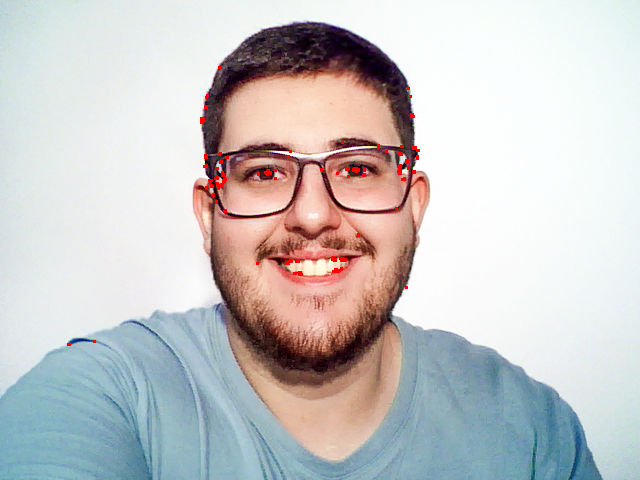
#> input picture labs/lab6/lab6a/adinan.png, 640 x 480 px, found by its file name
$ python lab4_opencv.py
#> lines starting #> are read from the running program, lines starting #| are printed output that depends on the picture
import cv2 as cv
import os
from matplotlib import pyplot as plt
images = ['adinan.png', 'enzo.png', 'giovanna.png', 'randre.png']

for image in images:
    img = cv.imread(f'./images/{image}', cv.IMREAD_GRAYSCALE)
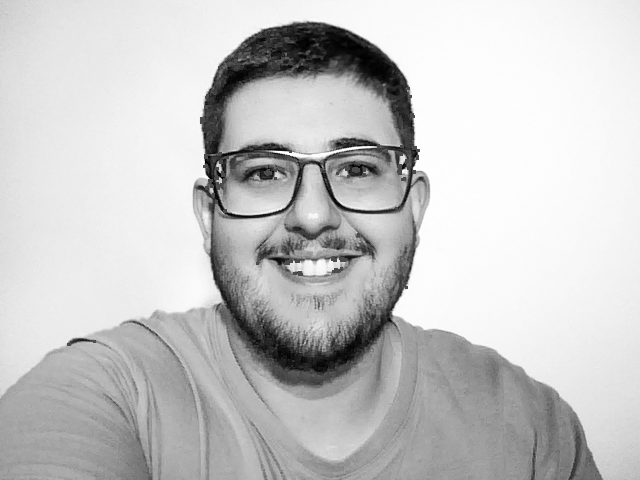
#> img: shape (480, 640); min 0, max 255, mean 198.7
    assert img is not None, "file could not be read, check with os.path.exists()"
    hist = cv.calcHist([img],[0],None,[256],[0,256])
#> hist = 256 values, max 12662 at index 253, min 45 at index 0, mean 1200
    cdf = hist.cumsum()
#> cdf = 256 values from 45 to 307200
    cdf_normalized = cdf * float(hist.max()) / cdf.max()
#> cdf_normalized = 256 values from 1.85 to 12662
    plt.plot(cdf_normalized, color = 'b')
    plt.hist(img.flatten(),256,[0,256], color = 'r')
    plt.xlim([0,256])
    plt.legend(('cdf','histogram'), loc = 'upper left')
    plt.savefig(f"{os.getcwd()}/labs/lab4/hist_{image.split('.')[0]}.pdf", bbox_inches='tight', dpi=300)
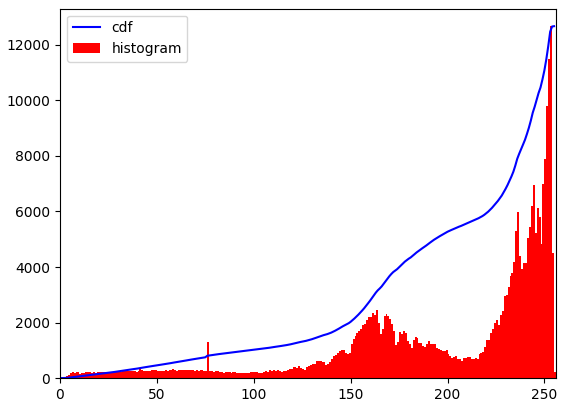
#> figure drawn by matplotlib, 1 panel; tallest bar 12662 high, from x = 253 to 254; curve peaks at x = 255, y = 12662
    plt.show()
#> pass 2 of the loop `for image in images:`:
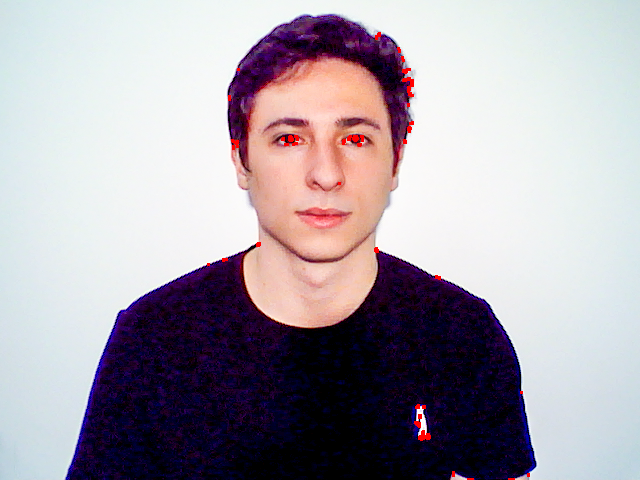
#> input picture labs/lab6/lab6a/enzo.png, 640 x 480 px, found by its file name
#> `img = cv.imread(f'./images/{image}', cv.IMREAD_GRAYSCALE)`:
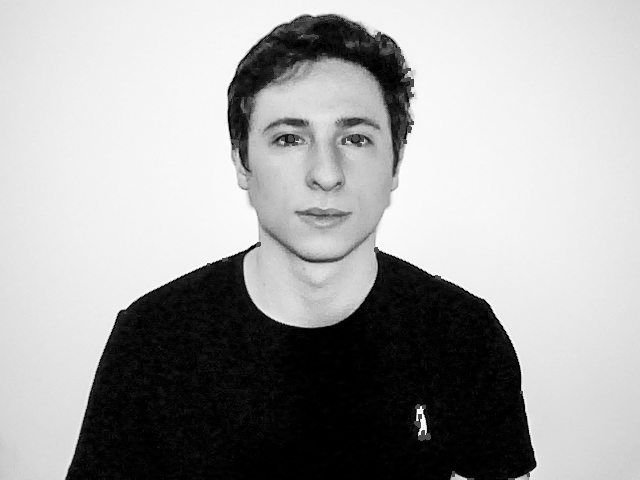
#> img: shape (480, 640); min 0, max 253, mean 163.5
#> hist = 256 values, max 12659 at index 0, min 0 at index 254, mean 1200
#> cdf = 256 values from 12659 to 307200
#> cdf_normalized = 256 values from 521.6 to 12659
#> `plt.savefig(f"{os.getcwd()}/labs/lab4/hist_{image.split('.')[0]}.pdf",..`:
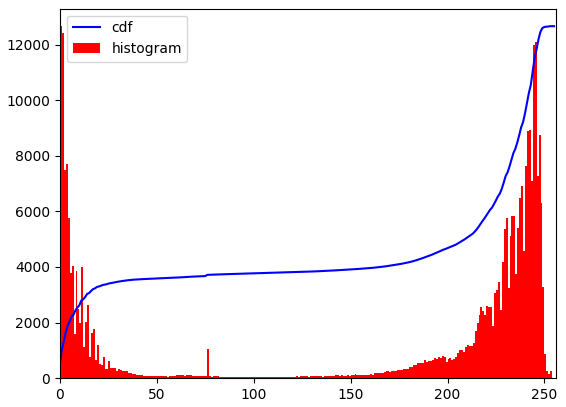
#> figure drawn by matplotlib, 1 panel; tallest bar 12659 high, from x = 0 to 1; curve peaks at x = 253, y = 12659
#> pass 3 of the loop `for image in images:`:
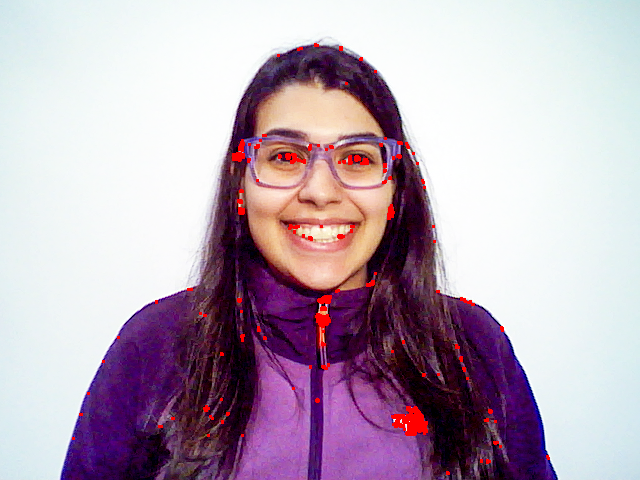
#> input picture labs/lab6/lab6a/giovanna.png, 640 x 480 px, found by its file name
#> `img = cv.imread(f'./images/{image}', cv.IMREAD_GRAYSCALE)`:
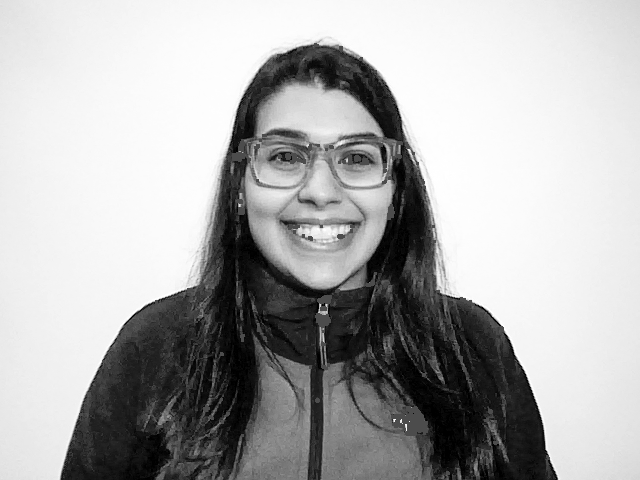
#> img: shape (480, 640); min 0, max 255, mean 173.7
#> hist = 256 values, max 13477 at index 251, min 145 at index 155, mean 1200
#> cdf = 256 values from 1552 to 307200
#> cdf_normalized = 256 values from 68.09 to 13477
#> `plt.savefig(f"{os.getcwd()}/labs/lab4/hist_{image.split('.')[0]}.pdf",..`:
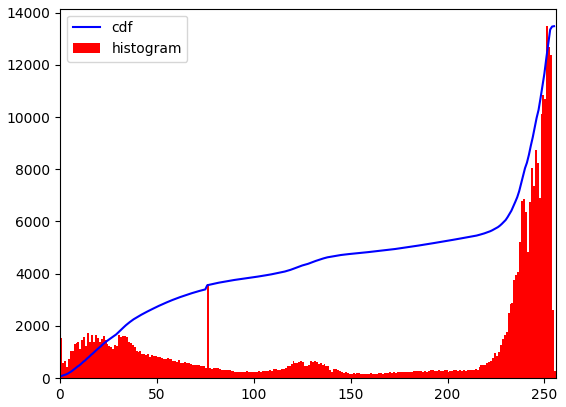
#> figure drawn by matplotlib, 1 panel; tallest bar 13477 high, from x = 251 to 252; curve peaks at x = 255, y = 13477
#> the loop made 4 passes; the first 3 are shown
